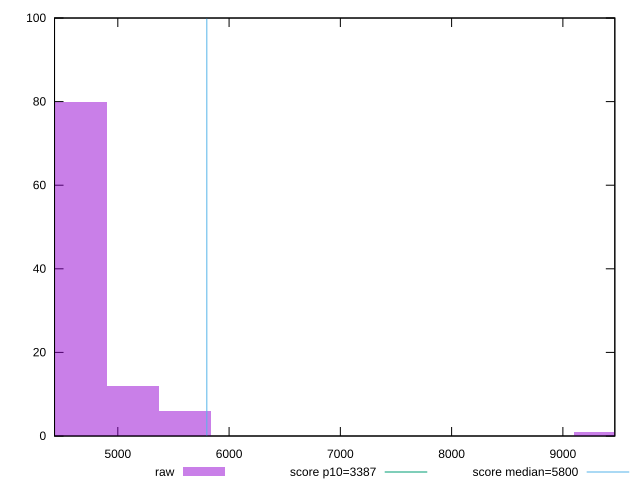

Generate this figure with gnuplot:
reset

$raw <<EOF
9335.829555322001 1
4667.914777661001 80
5134.706255427101 12
5601.4977331932005 6
4201.123299894901 1
EOF

set key outside below
set boxwidth 466.79147776610006
set xrange [4431.296767679032:9466.782442558258]
set yrange [0:100]
set trange [0:100]
set style fill transparent solid 0.5 noborder

set parametric
set terminal svg size 640, 490 enhanced background rgb 'white'
set output "report_00009_2021-02-08T22-37-41.559Z/speed-index/samples/pages+cached/raw/histogram.svg"

plot $raw title "raw" with boxes, \
     3387,t title "score p10=3387", \
     5800,t title "score median=5800"

reset
